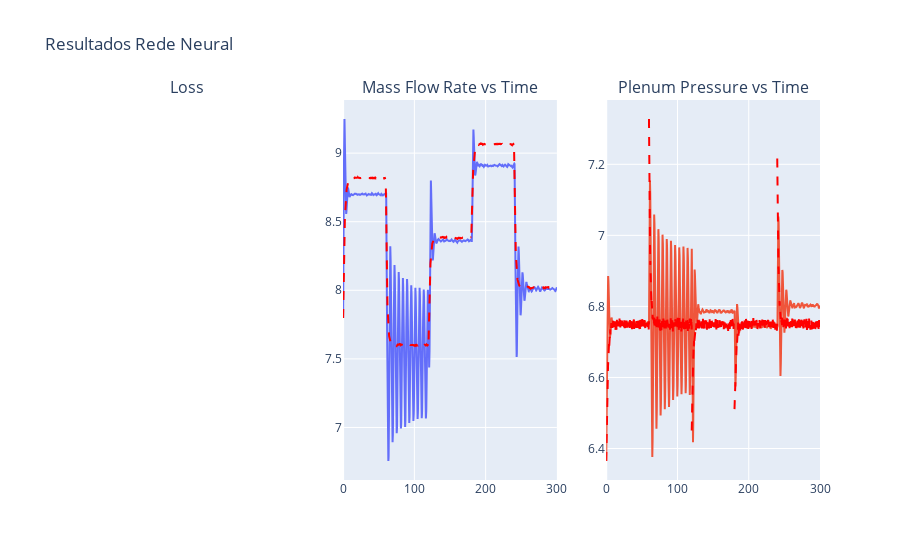

Notebook code for this chart:
### Code cell
fig3 = make_subplots(rows=1, cols=3, subplot_titles=("Loss","Mass Flow Rate vs Time", "Plenum Pressure vs Time"))

fig3.add_trace(go.Scatter(x=interval3,y=np.squeeze(massFlowrate100),mode='lines',
                                line=dict(dash='solid')),row=1, col=2)
fig3.add_trace(go.Scatter(x=interval3,y=np.squeeze(PlenumPressure100),mode='lines',
                                line=dict(dash='solid')),row=1, col=3)



for i in range(nAlphas):
    # Modelo
    fig3.add_trace(go.Scatter(x=np.squeeze(interval_test[i]), y=np.squeeze(massFlowrateTeste[i]), mode='lines',name='Model Mass Flow Rate', line=dict(dash='dash', color='red')),
                  row=1, col=2)
    fig3.add_trace(go.Scatter(x=np.squeeze(interval_test[i]), y=np.squeeze(PlenumPressureTeste[i]), mode='lines', name= 'Model Plenum Pressure', line=dict(dash='dash', color='red')),
                  row=1, col=3)

fig3.update_layout(
    title='Resultados Rede Neural',
    xaxis_title='Time',
    yaxis_title='Value',
    template='plotly',
    showlegend=False
)
fig3.show()

### Figure 1 — Plotly figure (JSON) as saved in the notebook; plotly's stock layout.template omitted (floating-point values rounded to 4 significant figures; data arrays with more than 128 entries replaced by an {"elided": "..."} marker saying what was removed)
{"data": [{"line": {"dash": "solid"}, "mode": "lines", "type": "scatter", "x": {"elided": "2997 float values"}, "xaxis": "x2", "y": {"elided": "3000 float values"}, "yaxis": "y2"}, {"line": {"dash": "solid"}, "mode": "lines", "type": "scatter", "x": {"elided": "2997 float values"}, "xaxis": "x3", "y": {"elided": "3000 float values"}, "yaxis": "y3"}, {"line": {"color": "red", "dash": "dash"}, "mode": "lines", "name": "Model Mass Flow Rate", "type": "scatter", "x": {"elided": "600 float values"}, "xaxis": "x2", "y": {"elided": "600 float values"}, "yaxis": "y2"}, {"line": {"color": "red", "dash": "dash"}, "mode": "lines", "name": "Model Plenum Pressure", "type": "scatter", "x": {"elided": "600 float values"}, "xaxis": "x3", "y": {"elided": "600 float values"}, "yaxis": "y3"}, {"line": {"color": "red", "dash": "dash"}, "mode": "lines", "name": "Model Mass Flow Rate", "type": "scatter", "x": {"elided": "600 float values"}, "xaxis": "x2", "y": {"elided": "600 float values"}, "yaxis": "y2"}, {"line": {"color": "red", "dash": "dash"}, "mode": "lines", "name": "Model Plenum Pressure", "type": "scatter", "x": {"elided": "600 float values"}, "xaxis": "x3", "y": {"elided": "600 float values"}, "yaxis": "y3"}, {"line": {"color": "red", "dash": "dash"}, "mode": "lines", "name": "Model Mass Flow Rate", "type": "scatter", "x": {"elided": "600 float values"}, "xaxis": "x2", "y": {"elided": "600 float values"}, "yaxis": "y2"}, {"line": {"color": "red", "dash": "dash"}, "mode": "lines", "name": "Model Plenum Pressure", "type": "scatter", "x": {"elided": "600 float values"}, "xaxis": "x3", "y": {"elided": "600 float values"}, "yaxis": "y3"}, {"line": {"color": "red", "dash": "dash"}, "mode": "lines", "name": "Model Mass Flow Rate", "type": "scatter", "x": {"elided": "600 float values"}, "xaxis": "x2", "y": {"elided": "600 float values"}, "yaxis": "y2"}, {"line": {"color": "red", "dash": "dash"}, "mode": "lines", "name": "Model Plenum Pressure", "type": "scatter", "x": {"elided": "600 float values"}, "xaxis": "x3", "y": {"elided": "600 float values"}, "yaxis": "y3"}, {"line": {"color": "red", "dash": "dash"}, "mode": "lines", "name": "Model Mass Flow Rate", "type": "scatter", "x": {"elided": "600 float values"}, "xaxis": "x2", "y": {"elided": "600 float values"}, "yaxis": "y2"}, {"line": {"color": "red", "dash": "dash"}, "mode": "lines", "name": "Model Plenum Pressure", "type": "scatter", "x": {"elided": "600 float values"}, "xaxis": "x3", "y": {"elided": "600 float values"}, "yaxis": "y3"}], "layout": {"annotations": [{"font": {"size": 16}, "showarrow": false, "text": "Loss", "x": 0.1444, "xanchor": "center", "xref": "paper", "y": 1, "yanchor": "bottom", "yref": "paper"}, {"font": {"size": 16}, "showarrow": false, "text": "Mass Flow Rate vs Time", "x": 0.5, "xanchor": "center", "xref": "paper", "y": 1, "yanchor": "bottom", "yref": "paper"}, {"font": {"size": 16}, "showarrow": false, "text": "Plenum Pressure vs Time", "x": 0.8556, "xanchor": "center", "xref": "paper", "y": 1, "yanchor": "bottom", "yref": "paper"}], "showlegend": false, "title": {"text": "Resultados Rede Neural"}, "xaxis": {"anchor": "y", "domain": [0, 0.2889], "title": {"text": "Time"}}, "xaxis2": {"anchor": "y2", "domain": [0.3556, 0.6444]}, "xaxis3": {"anchor": "y3", "domain": [0.7111, 1]}, "yaxis": {"anchor": "x", "domain": [0, 1], "title": {"text": "Value"}}, "yaxis2": {"anchor": "x2", "domain": [0, 1]}, "yaxis3": {"anchor": "x3", "domain": [0, 1]}}}
